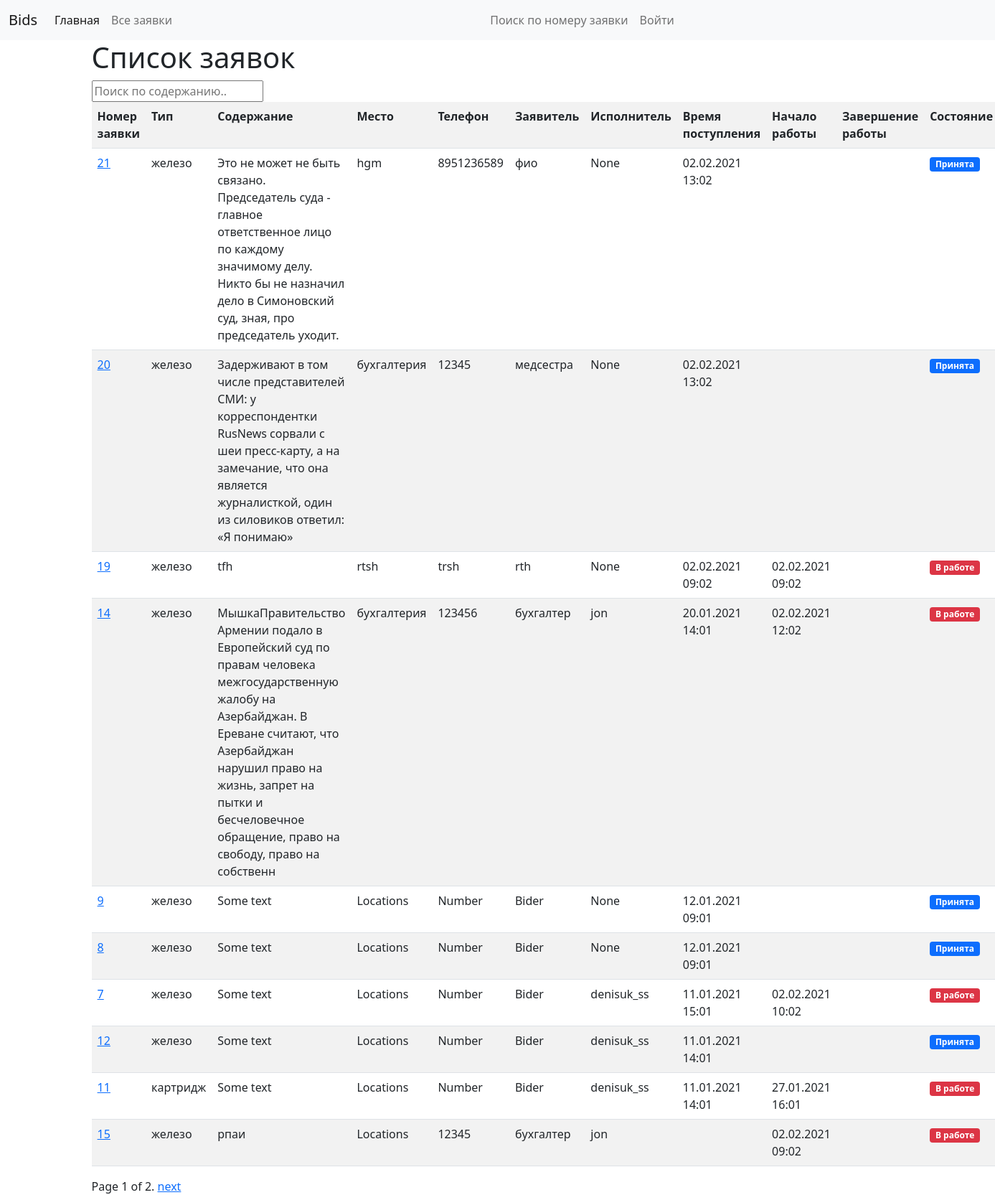
The app's page /system/bids/ with its own data.
### system/models.py (models this page shows, shortened)
class Bid(models.Model):
    text = models.TextField(max_length=1000, help_text="Enter a brief description of the bid", verbose_name="Текст заявки")
    TYPE_OF_BID = (
        ('h', 'железо'),
        ('c', 'картридж'),
        ('pr', 'принтер'),
        ('w', 'сеть'),
        ('t', 'телефон'),
        ('v', 'вирусы'),
        ('s', 'софт'),
        ('pa', 'Парус'),
    )
    type_bid = models.CharField(max_length=2, choices=TYPE_OF_BID, blank=True, default='h', verbose_name="Тип заявки")
    location = models.CharField(max_length=200, default='Кабинет', verbose_name="Кабинет")
    telephone_num = models.CharField(max_length=200, default='Телефон', verbose_name="Телефон")
    bider = models.CharField(max_length=200, default='', verbose_name="Заявитель")
    maker = models.ForeignKey(User, on_delete=models.SET_NULL, null=True, verbose_name="Исполнитель")
    helper = models.CharField(max_length=200, null=True, verbose_name="Помощник")
    time_creation = models.DateTimeField(null=True, verbose_name="Дата создания заявки")
    time_start = models.DateTimeField(null=True, verbose_name="Дата начала работы")
    time_done = models.DateTimeField(null=True, verbose_name="Дата завершения работы")
    STATUS = (
        ('a', 'принята'),
        ('w', 'в работе'),
        ('f', 'выполнена'),
    )
    status = models.CharField(max_length=1, choices=STATUS, default='a', verbose_name="Статус заявки")
    comment = models.CharField(max_length=200, default='', verbose_name="Комментарий")
    result = models.CharField(max_length=300, default='', verbose_name="Результат работы")
    class Meta:
        verbose_name_plural = "Заявки"
        verbose_name = "Заявка"
    def get_absolute_url(self):
        return reverse('bid-detail', args=[str(self.id)])

### system/views.py (the view)
# urls.py: path('bids/', views.BidListView.as_view(), name='bids'),
class BidListView(generic.ListView):
    model = Bid
    paginate_by = 10
    def get_queryset(self):
        return Bid.objects.all().exclude(status="f").order_by('-time_creation')

### system/templates/system/bid_list.html (shortened to what this page needs)
{% extends "base_generic.html" %}
{% block content %}
    <h1>Список заявок</h1>
    {% if bid_list %}
<input type="text" id="myInput" onkeyup="myFunction()" placeholder="Поиск по содержанию.." title="Type in a name">
<table class="table table-striped" id="myTable">
   <tr class="header"><th>Номер заявки</th>
       <th>Тип</th>
       <th>Содержание</th>
       <th>Место</th>
       <th>Телефон</th>
       <th>Заявитель</th>
       <th>Исполнитель</th>
       <th>Время поступления</th>
       <th>Начало работы</th>
       <th>Завершение работы</th>
       <th>Состояние</th>
   </tr>
    {% for bid in bid_list %}
   <tr>
       <td><a href="{{ bid.get_absolute_url }}">{{ bid.id }}</a></td>
       <td>{{ bid.get_type_bid_display }}</td>
       <td>{{ bid.text }}</td>
       <td>{{ bid.location }}</td>
       <td>{{ bid.telephone_num }}</td>
       <td>{{ bid.bider }}</td>
       <td>{{ bid.maker }}</td>
       <td>{{ bid.time_creation|date:"d.m.Y H:m" }}</td>
       <td>{{ bid.time_start|date:"d.m.Y H:m" }}</td>
       <td>{{ bid.time_done|date:"d.m.Y H:m" }}</td>
       <td>
           {% if bid.status == "a" %}<span class="badge bg-primary">Принята</span>
           {% endif %}
           {% if bid.status == "w" %}<span class="badge bg-danger">В работе</span>
           {% endif %}
       </td>
   </tr>
    {% endfor %}
</table>
    {% else %}
      <p>Заявок нет.</p>
    {% endif %}
{% endblock %}

### records on screen
Bid: id "21", type_bid "железо", text "Это не может не быть связано. Председатель суда - главное ответственное лицо по каждому значимому делу. Никто бы не назначил дело в Симоновский суд, зная, про председатель уходит.", location "hgm", telephone_num "8951236589", bider "фио", maker "None", time_creation "02.02.2021 13:02", status "Принята"
Bid: id "20", type_bid "железо", text "Задерживают в том числе представителей СМИ: у корреспондентки RusNews сорвали с шеи пресс-карту, а на замечание, что она является журналисткой, один из силовиков ответил: «Я понимаю»", location "бухгалтерия", telephone_num "12345", bider "медсестра", maker "None", time_creation "02.02.2021 13:02", status "Принята"
Bid: id "19", type_bid "железо", text "tfh", location "rtsh", telephone_num "trsh", bider "rth", maker "None", time_creation "02.02.2021 09:02", time_start "02.02.2021 09:02", status "В работе"
Bid: id "14", type_bid "железо", text "МышкаПравительство Армении подало в Европейский суд по правам человека межгосударственную жалобу на Азербайджан. В Ереване считают, что Азербайджан нарушил право на жизнь, запрет на пытки и бесчеловечное обращение, право на свободу, право на собственн", location "бухгалтерия", telephone_num "123456", bider "бухгалтер", maker "jon", time_creation "20.01.2021 14:01", time_start "02.02.2021 12:02", status "В работе"
Bid: id "9", type_bid "железо", text "Some text", location "Locations", telephone_num "Number", bider "Bider", maker "None", time_creation "12.01.2021 09:01", status "Принята"
Bid: id "8", type_bid "железо", text "Some text", location "Locations", telephone_num "Number", bider "Bider", maker "None", time_creation "12.01.2021 09:01", status "Принята"
Bid: id "7", type_bid "железо", text "Some text", location "Locations", telephone_num "Number", bider "Bider", maker "denisuk_ss", time_creation "11.01.2021 15:01", time_start "02.02.2021 10:02", status "В работе"
Bid: id "12", type_bid "железо", text "Some text", location "Locations", telephone_num "Number", bider "Bider", maker "denisuk_ss", time_creation "11.01.2021 14:01", status "Принята"
Bid: id "11", type_bid "картридж", text "Some text", location "Locations", telephone_num "Number", bider "Bider", maker "denisuk_ss", time_creation "11.01.2021 14:01", time_start "27.01.2021 16:01", status "В работе"
Bid: id "15", type_bid "железо", text "рпаи", location "Locations", telephone_num "12345", bider "бухгалтер", maker "jon", time_start "02.02.2021 09:02", status "В работе"

### other values on screen
{{ page_obj.number }} "1"
{{ page_obj.paginator.num_pages }} "2"
